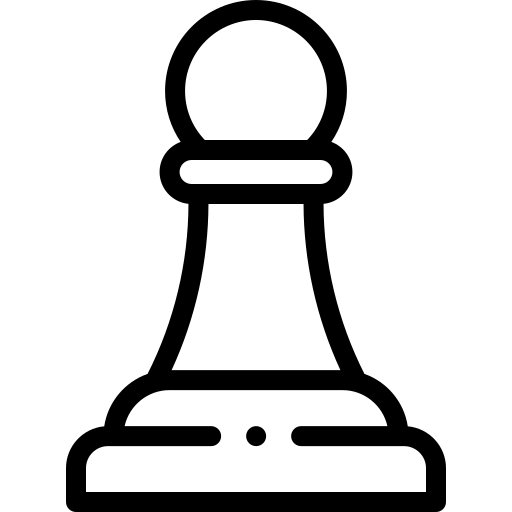
#> input picture images/pawn_00.png, 512 x 512 px
$ python main.py
#> lines starting #> are read from the running program, lines starting #| are printed output that depends on the picture
import dataclasses
import re
import math
from enum import Enum
from dataclasses import dataclass
import numpy as np
from PIL import Image, ImageDraw

DEBUG_MODE = False

# region CustomMath
class CustomMath:
    @staticmethod
    def add(a: tuple, b) -> tuple: return tuple(np.add(a, b))
    @staticmethod
    def subtract(a: tuple, b) -> tuple: return tuple(np.subtract(a, b))
    @staticmethod
    def multiply(a: tuple, b) -> tuple: return tuple(np.multiply(a, b))
    @staticmethod
    def divide(a: tuple, b) -> tuple: return tuple(np.divide(a, b))

cm = CustomMath
# endregion

# region Model
@dataclass
class ModelViewData:
    chests: list
    selected_chest_index: int
    marked_cells: list

class Model:
    # region Chests
    class ChestBase:
        def __init__(self, player_index, position, direction):
            self.player_index = player_index
            self.position = position
            self.direction = direction

        def get_moves(self, occupied_positions): ...

    class Pawn(ChestBase):
        # def __init__(self, identifier, direction):
        #     super().__init__(identifier, direction)

        # [5 lines left out: function get_moves, not called in this run]

    class Queen(ChestBase): ...
    # endregion

    chests = [Pawn(0, (1, 0), (0, -1)), Pawn(0, (3, 0), (0, -1))]
    selected_chest_index = -1

    # [7 lines left out: function update_view, not called in this run]

    def __init__(self, view):
        self.view = view

        self.selected_chest_index = 0
        self.view.update(ModelViewData(self.chests, self.selected_chest_index))

    def manipulate(self, command):
        self.view.update(ModelViewData(self.chests, self.selected_chest_index))
# endregion

# region View
class ViewColors:
    bg = (242, 247, 161, 255)
    cell_bg0 = (130, 205, 71, 255)
    cell_bg1 = (84, 180, 53, 255)

class ViewImages:
    chest0 = Image.open('images/pawn_00.png')

class View:
    # field_size = (10, 10)
    chest_size_by_cell = 0.8

    main_image_source = 'images/main.png'
    field_image_source = 'images/field.png'

    # [20 lines left out: functions draw_broken_line, draw_border, not called in this run]

    def draw_field_image(self, size):
        field_image = Image.new(mode="RGBA", size=size)
        draw = ImageDraw.Draw(field_image)

        for x in range(self.field_size[0]):
            for y in range(self.field_size[1]):
                xy_px = cm.multiply(self.cell_size_px, (x, y))
                cell_bg_color = ViewColors.cell_bg0 if (x + y) % 2 == 0 else ViewColors.cell_bg1
                draw.rectangle(
                    (xy_px[0], xy_px[1], xy_px[0]+self.cell_size_px[0], xy_px[1]+self.cell_size_px[1]),
                    cell_bg_color
                )

        return field_image

    # def draw_main_image(self):
    #     main_image = Image.new(mode="RGBA", size=self.field_image.size, color=ViewColors.bg)
    #     return main_image

    def __init__(self, field_size):
        field_size_px = (512, 512)

        self.field_size = field_size
        self.cell_size_px = cm.divide(field_size_px, self.field_size)
        self.field_image = self.draw_field_image(size=field_size_px)

        ViewImages.chest0.thumbnail(cm.multiply(self.cell_size_px, self.chest_size_by_cell))

        if DEBUG_MODE: ViewImages.chest0 = Image.eval(ViewImages.chest0, lambda x: x + 100)

    # [15 lines left out: function update, not called in this run]

# endregion

# region Controller
class ControllerBase:
    def __init__(self, model):
        self.model = model

class ControllerConsole(ControllerBase):
    # [5 lines left out: function __init__, not called in this run]
# endregion

# region Main
def main():
    view = View((4, 4))
#> in __init__, `field_size_px = (512, 512)`: field_size_px = (512, 512)
#> in __init__, `self.field_size = field_size`: self.field_size = (4, 4)
#> in __init__, `self.cell_size_px = cm.divide(field_size_px, self.field_size)`: self.cell_size_px = (128, 128)
#> in draw_field_image, `field_image = Image.new(mode="RGBA", size=size)`: field_image: PIL image 512x512 RGBA; every value is 0
#> in __init__, `self.field_image = self.draw_field_image(size=field_size_px)`:
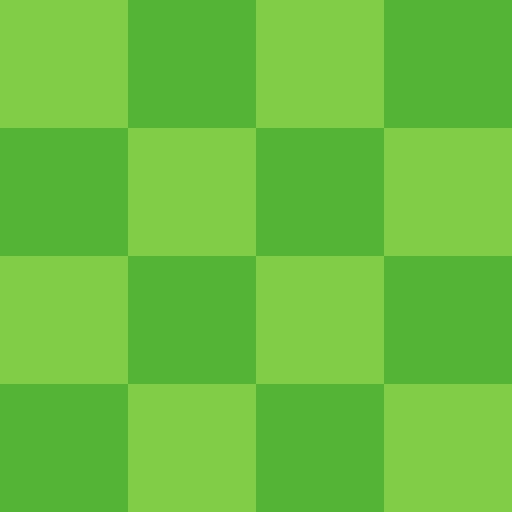
#> self.field_image: PIL image 512x512 RGBA; mean R, G, B, A 107, 192.5, 62, 255
    model = Model(view)
    controller = ControllerConsole(model)
#> (the run stopped early here; a loop or call above may not have finished)
